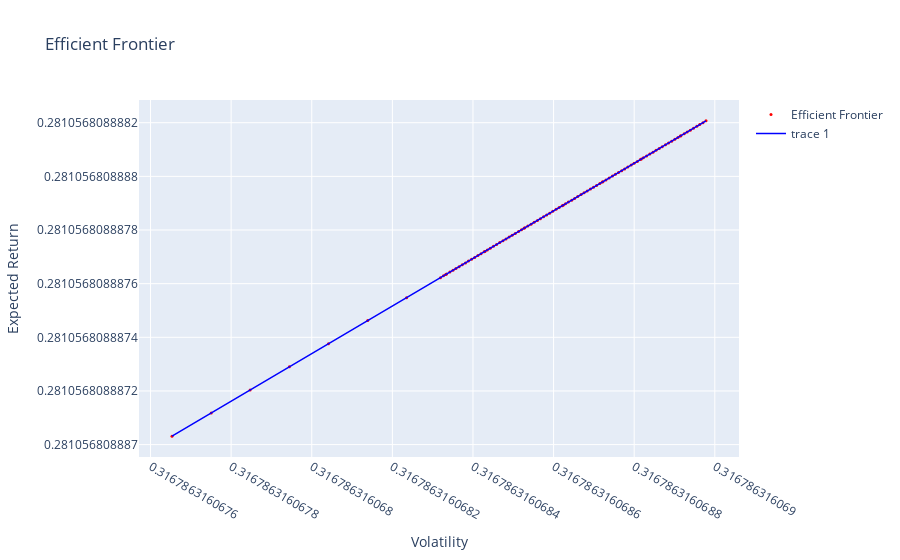

Notebook cell for this chart:
### Markdown cell above
## Portfolio Optimization

### Code cell
import pandas as pd
import requests
from pypfopt import expected_returns, risk_models
from io import StringIO

#Define the URLs for the stock data

urls={
    
    'fb_url':'https://raw.githubusercontent.com/AbhisiktaM/time_series_assignment/refs/heads/main/AAPL%20(1).csv?token=GHSAT0AAAAAADANCOK4ULA3OEP3OHMGR4BI2A3KEGA',
#     'apple_url':'https://raw.githubusercontent.com/AbhisiktaM/time_series_assignment/refs/heads/main/AAPL%20(1).csv?token=GHSAT0AAAAAADANCOK54YRVMSLGCOBZUUM62A3KDZA',
#     'netflix_url':'https://raw.githubusercontent.com/AbhisiktaM/time_series_assignment/refs/heads/main/NFLX%20(1).csv?token=GHSAT0AAAAAADANCOK5GHVX6L7JANT2CNGS2A3IT6A',
#     'google_url':'https://raw.githubusercontent.com/AbhisiktaM/time_series_assignment/refs/heads/main/GOOG%20(1).csv?token=GHSAT0AAAAAADANCOK4JJ4KIAONNH76FRSS2A3KDJQ'
}
#Read stock data from the URLs and store them in a dictionary of DataFrames
dfs={}
for stock, url in urls.items():
    df= pd.read_csv(url)
    df['Date']=pd.to_datetime(df['Date'])
    df=df.set_index('Date')
    df=df[['Close']]#Select only the 'Close' column

    #Rename the 'Close' column to match the stock ticker
    df=df.rename(columns={'Close': stock})

    dfs[stock]=df

#Combine the stock data into a single DataFrame
combined_data=pd.concat(dfs.values(), axis=1)

#Remove any rows with missing values
combined_data=combined_data.dropna()

#Calculate expected returns and sample covariance
returns =expected_returns.mean_historical_return(combined_data)
cov_matrix= risk_models.sample_cov(combined_data)

#Print the expected returns and covariance matrix
print("Expecte returns")
print(returns)
print("\n Covariance Matrix")
print(cov_matrix)

from pypfopt import EfficientFrontier
#Perform portfolio optimisation 
ef = EfficientFrontier(returns, cov_matrix)
weights =ef.max_sharpe()
cleaned_weights=ef.clean_weights()
ef.portfolio_performance(verbose=True)

#Generate a range of target returns
target_returns = np.linspace(0.0, 0.18, num=100)

#Initialize empty lists to store portfolio statistics
volatility=[]
expected_return =[]

#Iterate over target returns and optimize portfolio for each target return
for target_return in target_returns:
    # Create a new instance of EfficientFrontier for each iteration
    ef= EfficientFrontier(returns, cov_matrix)
    weights =ef.efficient_return(target_return)
    perf = ef.portfolio_performance()
    volatility.append(perf[1])
    expected_return.append(perf[0])

import plotly.graph_objects as go

#Create a scatter plot for efficient frontier
fig=go.Figure()
fig.add_trace(go.Scatter(
    x=volatility,
    y=expected_return,
    mode='markers',
    marker=dict(
        color='red',
        size=3,
        symbol='circle'
    ),
    name='Efficient Frontier'
))

#Create a line plot for efficient frontier
fig.add_trace(go.Scatter(
    x=volatility,
    y=expected_return,
    mode='lines',
    line=dict(
        color='blue',
        width=1.5
    ),
    showlegend=True
))

#Set plot layout
fig.update_layout(
    title='Efficient Frontier',

    xaxis=dict(title='Volatility'),
    yaxis=dict(title='Expected Return'),
    showlegend=True
)

# Show the plot
fig.show()

### Figure 1 — Plotly figure (JSON) as saved in the notebook; plotly's stock layout.template omitted (floating-point values rounded to 4 significant figures)
{"data": [{"marker": {"color": "red", "size": 3, "symbol": "circle"}, "mode": "markers", "name": "Efficient Frontier", "type": "scatter", "x": [0.3168, 0.3168, 0.3168, 0.3168, 0.3168, 0.3168, 0.3168, 0.3168, 0.3168, 0.3168, 0.3168, 0.3168, 0.3168, 0.3168, 0.3168, 0.3168, 0.3168, 0.3168, 0.3168, 0.3168, 0.3168, 0.3168, 0.3168, 0.3168, 0.3168, 0.3168, 0.3168, 0.3168, 0.3168, 0.3168, 0.3168, 0.3168, 0.3168, 0.3168, 0.3168, 0.3168, 0.3168, 0.3168, 0.3168, 0.3168, 0.3168, 0.3168, 0.3168, 0.3168, 0.3168, 0.3168, 0.3168, 0.3168, 0.3168, 0.3168, 0.3168, 0.3168, 0.3168, 0.3168, 0.3168, 0.3168, 0.3168, 0.3168, 0.3168, 0.3168, 0.3168, 0.3168, 0.3168, 0.3168, 0.3168, 0.3168, 0.3168, 0.3168, 0.3168, 0.3168, 0.3168, 0.3168, 0.3168, 0.3168, 0.3168, 0.3168, 0.3168, 0.3168, 0.3168, 0.3168, 0.3168, 0.3168, 0.3168, 0.3168, 0.3168, 0.3168, 0.3168, 0.3168, 0.3168, 0.3168, 0.3168, 0.3168, 0.3168, 0.3168, 0.3168, 0.3168, 0.3168, 0.3168, 0.3168, 0.3168], "y": [0.2811, 0.2811, 0.2811, 0.2811, 0.2811, 0.2811, 0.2811, 0.2811, 0.2811, 0.2811, 0.2811, 0.2811, 0.2811, 0.2811, 0.2811, 0.2811, 0.2811, 0.2811, 0.2811, 0.2811, 0.2811, 0.2811, 0.2811, 0.2811, 0.2811, 0.2811, 0.2811, 0.2811, 0.2811, 0.2811, 0.2811, 0.2811, 0.2811, 0.2811, 0.2811, 0.2811, 0.2811, 0.2811, 0.2811, 0.2811, 0.2811, 0.2811, 0.2811, 0.2811, 0.2811, 0.2811, 0.2811, 0.2811, 0.2811, 0.2811, 0.2811, 0.2811, 0.2811, 0.2811, 0.2811, 0.2811, 0.2811, 0.2811, 0.2811, 0.2811, 0.2811, 0.2811, 0.2811, 0.2811, 0.2811, 0.2811, 0.2811, 0.2811, 0.2811, 0.2811, 0.2811, 0.2811, 0.2811, 0.2811, 0.2811, 0.2811, 0.2811, 0.2811, 0.2811, 0.2811, 0.2811, 0.2811, 0.2811, 0.2811, 0.2811, 0.2811, 0.2811, 0.2811, 0.2811, 0.2811, 0.2811, 0.2811, 0.2811, 0.2811, 0.2811, 0.2811, 0.2811, 0.2811, 0.2811, 0.2811]}, {"line": {"color": "blue", "width": 1.5}, "mode": "lines", "showlegend": true, "type": "scatter", "x": [0.3168, 0.3168, 0.3168, 0.3168, 0.3168, 0.3168, 0.3168, 0.3168, 0.3168, 0.3168, 0.3168, 0.3168, 0.3168, 0.3168, 0.3168, 0.3168, 0.3168, 0.3168, 0.3168, 0.3168, 0.3168, 0.3168, 0.3168, 0.3168, 0.3168, 0.3168, 0.3168, 0.3168, 0.3168, 0.3168, 0.3168, 0.3168, 0.3168, 0.3168, 0.3168, 0.3168, 0.3168, 0.3168, 0.3168, 0.3168, 0.3168, 0.3168, 0.3168, 0.3168, 0.3168, 0.3168, 0.3168, 0.3168, 0.3168, 0.3168, 0.3168, 0.3168, 0.3168, 0.3168, 0.3168, 0.3168, 0.3168, 0.3168, 0.3168, 0.3168, 0.3168, 0.3168, 0.3168, 0.3168, 0.3168, 0.3168, 0.3168, 0.3168, 0.3168, 0.3168, 0.3168, 0.3168, 0.3168, 0.3168, 0.3168, 0.3168, 0.3168, 0.3168, 0.3168, 0.3168, 0.3168, 0.3168, 0.3168, 0.3168, 0.3168, 0.3168, 0.3168, 0.3168, 0.3168, 0.3168, 0.3168, 0.3168, 0.3168, 0.3168, 0.3168, 0.3168, 0.3168, 0.3168, 0.3168, 0.3168], "y": [0.2811, 0.2811, 0.2811, 0.2811, 0.2811, 0.2811, 0.2811, 0.2811, 0.2811, 0.2811, 0.2811, 0.2811, 0.2811, 0.2811, 0.2811, 0.2811, 0.2811, 0.2811, 0.2811, 0.2811, 0.2811, 0.2811, 0.2811, 0.2811, 0.2811, 0.2811, 0.2811, 0.2811, 0.2811, 0.2811, 0.2811, 0.2811, 0.2811, 0.2811, 0.2811, 0.2811, 0.2811, 0.2811, 0.2811, 0.2811, 0.2811, 0.2811, 0.2811, 0.2811, 0.2811, 0.2811, 0.2811, 0.2811, 0.2811, 0.2811, 0.2811, 0.2811, 0.2811, 0.2811, 0.2811, 0.2811, 0.2811, 0.2811, 0.2811, 0.2811, 0.2811, 0.2811, 0.2811, 0.2811, 0.2811, 0.2811, 0.2811, 0.2811, 0.2811, 0.2811, 0.2811, 0.2811, 0.2811, 0.2811, 0.2811, 0.2811, 0.2811, 0.2811, 0.2811, 0.2811, 0.2811, 0.2811, 0.2811, 0.2811, 0.2811, 0.2811, 0.2811, 0.2811, 0.2811, 0.2811, 0.2811, 0.2811, 0.2811, 0.2811, 0.2811, 0.2811, 0.2811, 0.2811, 0.2811, 0.2811]}], "layout": {"showlegend": true, "title": {"text": "Efficient Frontier"}, "xaxis": {"title": {"text": "Volatility"}}, "yaxis": {"title": {"text": "Expected Return"}}}}
